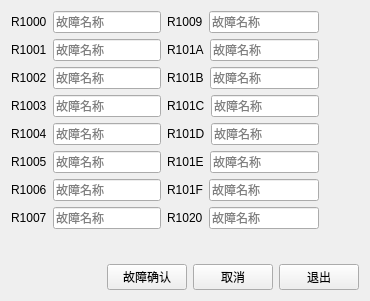
     <widget class="QWidget" name="tab_6">
      <attribute name="title">
       <string>故障设定</string>
      </attribute>
      <layout class="QVBoxLayout" name="verticalLayout_12">
       <item>
        <layout class="QVBoxLayout" name="verticalLayout_10">
         <item>
          <layout class="QHBoxLayout" name="horizontalLayout_40">
           <item>
            <layout class="QVBoxLayout" name="verticalLayout_4">
             <item>
              <layout class="QHBoxLayout" name="horizontalLayout_17">
               <item>
                <widget class="QLabel" name="label_35">
                 <property name="text">
                  <string>R1000</string>
                 </property>
                </widget>
               </item>
               <item>
                <widget class="QLineEdit" name="lineEdit_8">
                 <property name="placeholderText">
                  <string>故障名称</string>
                 </property>
                </widget>
               </item>
              </layout>
             </item>
             <item>
              <layout class="QHBoxLayout" name="horizontalLayout_18">
               <item>
                <widget class="QLabel" name="label_36">
                 <property name="text">
                  <string>R1001</string>
                 </property>
                </widget>
               </item>
               <item>
                <widget class="QLineEdit" name="lineEdit">
                 <property name="placeholderText">
                  <string>故障名称</string>
                 </property>
                </widget>
               </item>
              </layout>
             </item>
             <item>
              <layout class="QHBoxLayout" name="horizontalLayout_19">
               <item>
                <widget class="QLabel" name="label_37">
                 <property name="text">
                  <string>R1002</string>
                 </property>
                </widget>
               </item>
               <item>
                <widget class="QLineEdit" name="lineEdit_2">
                 <property name="text">
                  <string/>
                 </property>
                 <property name="placeholderText">
                  <string>故障名称</string>
                 </property>
                </widget>
               </item>
              </layout>
             </item>
             <item>
              <layout class="QHBoxLayout" name="horizontalLayout_20">
               <item>
                <widget class="QLabel" name="label_38">
                 <property name="text">
                  <string>R1003</string>
                 </property>
                </widget>
               </item>
               <item>
                <widget class="QLineEdit" name="lineEdit_3">
                 <property name="placeholderText">
                  <string>故障名称</string>
                 </property>
                </widget>
               </item>
              </layout>
             </item>
             <item>
              <layout class="QHBoxLayout" name="horizontalLayout_21">
               <item>
                <widget class="QLabel" name="label_39">
                 <property name="text">
                  <string>R1004</string>
                 </property>
                </widget>
               </item>
               <item>
                <widget class="QLineEdit" name="lineEdit_4">
                 <property name="placeholderText">
                  <string>故障名称</string>
                 </property>
                </widget>
               </item>
              </layout>
             </item>
             <item>
              <layout class="QHBoxLayout" name="horizontalLayout_22">
               <item>
                <widget class="QLabel" name="label_40">
                 <property name="text">
                  <string>R1005</string>
                 </property>
                </widget>
               </item>
               <item>
                <widget class="QLineEdit" name="lineEdit_5">
                 <property name="placeholderText">
                  <string>故障名称</string>
                 </property>
                </widget>
               </item>
              </layout>
             </item>
             <item>
              <layout class="QHBoxLayout" name="horizontalLayout_23">
               <item>
                <widget class="QLabel" name="label_41">
                 <property name="text">
                  <string>R1006</string>
                 </property>
                </widget>
               </item>
               <item>
                <widget class="QLineEdit" name="lineEdit_6">
                 <property name="placeholderText">
                  <string>故障名称</string>
                 </property>
                </widget>
               </item>
              </layout>
             </item>
             <item>
              <layout class="QHBoxLayout" name="horizontalLayout_24">
               <item>
                <widget class="QLabel" name="label_42">
                 <property name="text">
                  <string>R1007</string>
                 </property>
                </widget>
               </item>
               <item>
                <widget class="QLineEdit" name="lineEdit_7">
                 <property name="placeholderText">
                  <string>故障名称</string>
                 </property>
                </widget>
               </item>
              </layout>
             </item>
            </layout>
           </item>
           <item>
            <layout class="QVBoxLayout" name="verticalLayout_5">
             <item>
              <layout class="QHBoxLayout" name="horizontalLayout_25">
               <item>
                <widget class="QLabel" name="label_43">
                 <property name="text">
                  <string>R1009</string>
                 </property>
                </widget>
               </item>
               <item>
                <widget class="QLineEdit" name="lineEdit_9">
                 <property name="placeholderText">
                  <string>故障名称</string>
                 </property>
                </widget>
               </item>
              </layout>
             </item>
             <item>
              <layout class="QHBoxLayout" name="horizontalLayout_26">
               <item>
                <widget class="QLabel" name="label_44">
                 <property name="text">
                  <string>R101A</string>
                 </property>
                </widget>
               </item>
               <item>
                <widget class="QLineEdit" name="lineEdit_10">
                 <property name="placeholderText">
                  <string>故障名称</string>
                 </property>
                </widget>
               </item>
              </layout>
             </item>
             <item>
              <layout class="QHBoxLayout" name="horizontalLayout_27">
               <item>
                <widget class="QLabel" name="label_45">
                 <property name="text">
                  <string>R101B</string>
                 </property>
                </widget>
               </item>
               <item>
                <widget class="QLineEdit" name="lineEdit_11">
                 <property name="placeholderText">
                  <string>故障名称</string>
                 </property>
                </widget>
               </item>
              </layout>
             </item>
             <item>
              <layout class="QHBoxLayout" name="horizontalLayout_28">
               <item>
                <widget class="QLabel" name="label_46">
                 <property name="text">
                  <string>R101C</string>
                 </property>
                </widget>
               </item>
               <item>
                <widget class="QLineEdit" name="lineEdit_12">
                 <property name="placeholderText">
                  <string>故障名称</string>
                 </property>
                </widget>
               </item>
              </layout>
             </item>
             <item>
              <layout class="QHBoxLayout" name="horizontalLayout_29">
               <item>
                <widget class="QLabel" name="label_47">
                 <property name="text">
                  <string>R101D</string>
                 </property>
                </widget>
               </item>
               <item>
                <widget class="QLineEdit" name="lineEdit_13">
                 <property name="placeholderText">
                  <string>故障名称</string>
                 </property>
                </widget>
               </item>
              </layout>
             </item>
             <item>
              <layout class="QHBoxLayout" name="horizontalLayout_30">
               <item>
                <widget class="QLabel" name="label_48">
                 <property name="text">
                  <string>R101E</string>
                 </property>
                </widget>
               </item>
               <item>
                <widget class="QLineEdit" name="lineEdit_14">
                 <property name="placeholderText">
                  <string>故障名称</string>
                 </property>
                </widget>
               </item>
              </layout>
             </item>
             <item>
              <layout class="QHBoxLayout" name="horizontalLayout_31">
               <item>
                <widget class="QLabel" name="label_49">
                 <property name="text">
                  <string>R101F</string>
                 </property>
                </widget>
               </item>
               <item>
                <widget class="QLineEdit" name="lineEdit_15">
                 <property name="placeholderText">
                  <string>故障名称</string>
                 </property>
                </widget>
               </item>
              </layout>
             </item>
             <item>
              <layout class="QHBoxLayout" name="horizontalLayout_32">
               <item>
                <widget class="QLabel" name="label_50">
                 <property name="text">
                  <string>R1020</string>
                 </property>
                </widget>
               </item>
               <item>
                <widget class="QLineEdit" name="lineEdit_16">
                 <property name="placeholderText">
                  <string>故障名称</string>
                 </property>
                </widget>
               </item>
              </layout>
             </item>
            </layout>
           </item>
           <item>
            <spacer name="horizontalSpacer_24">
             <property name="orientation">
              <enum>Qt::Horizontal</enum>
             </property>
             <property name="sizeHint" stdset="0">
              <size>
               <width>40</width>
               <height>20</height>
              </size>
             </property>
            </spacer>
           </item>
          </layout>
         </item>
         <item>
          <layout class="QHBoxLayout" name="horizontalLayout_39">
           <property name="topMargin">
            <number>29</number>
           </property>
           <item>
            <spacer name="horizontalSpacer_20">
             <property name="orientation">
              <enum>Qt::Horizontal</enum>
             </property>
             <property name="sizeHint" stdset="0">
              <size>
               <width>40</width>
               <height>20</height>
              </size>
             </property>
            </spacer>
           </item>
           <item>
            <widget class="QPushButton" name="pushButton_27">
             <property name="text">
              <string>故障确认</string>
             </property>
            </widget>
           </item>
           <item>
            <widget class="QPushButton" name="pushButton_28">
             <property name="text">
              <string>取消</string>
             </property>
            </widget>
           </item>
           <item>
            <widget class="QPushButton" name="pushButton_6">
             <property name="text">
              <string>退出</string>
             </property>
            </widget>
           </item>
          </layout>
         </item>
        </layout>
       </item>
      </layout>
     </widget>
